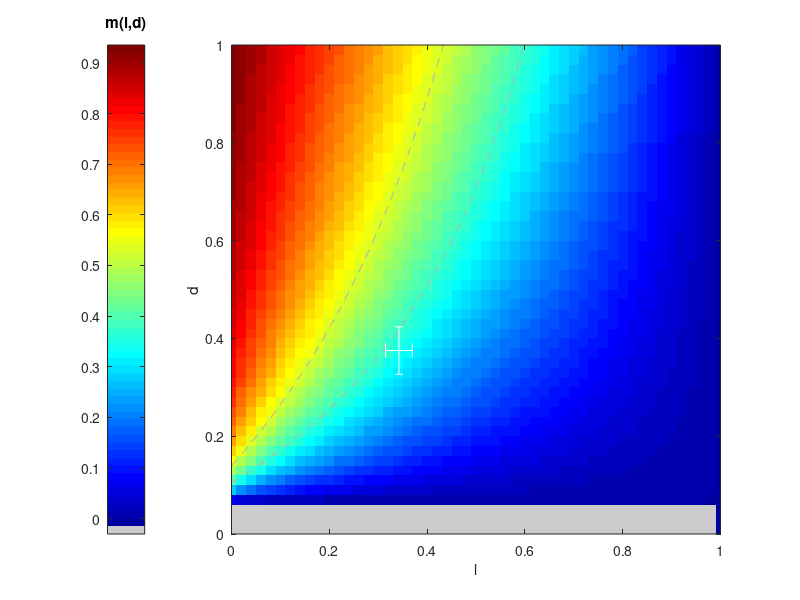

Write MATLAB code to recreate this figure.
%2017-05-22, EL: modified for simulations with wD/wL = 0.94 (as in data)
%2017-03-29, EL: generate Fig. 4-figSup3
%dependencies: export_fig.m from FileExchange for figure export

TOEXP = 0; %export figure? (1=yes)
OMR = 0.93457;
%% compute m = d*(1-L)/(l+d*(1-L)) as a heatmap
Lrange = [0.0:0.02:1.0];
Drange = [0.01:0.02:1.01];
[Lslope, Dslope] = meshgrid(Lrange, Drange);
%Mslope = Dslope.*(1-Lslope)./(Lslope+Dslope.*(1-Lslope));
mslopefun = (@(L,D,OMR) (1- (-(1-L).*OMR./(D+L-L.*D)) - (1./(D+L-L.*D))));
Mslope = mslopefun(Lslope,Dslope,OMR);
Mslope(isinf(Mslope)) = nan;
Mslope(abs(Mslope) > 2) = nan;

%toss values less than 0 (set a certain threshold)
negLim = -0.00001;
Mslope(Mslope < negLim) = nan;

minM = min(min(Mslope));
maxM = max(max(Mslope));

Mslope(isnan(Mslope)) = min(min(Mslope))-0.03;

Ltick = Lrange(1):0.2:1; %Lrange(end);
Dtick = 0:0.2:1; %Drange(end);
%Dtick = Drange(1):0.2:Drange(end);

%slopefun
%mslopefun = (@(D,L) D*(1-L)/(L+D*(1-L)));
%mslopefun = (@(L,D,OMR) (1- (-(1-L)*OMR/(D+L-L*D)) - (1/(D+L-L*D))));

%isoclines for m = 0.4, 0.6
%dfun = (@(m,L) m.*L./((m-1).*(L-1.0)));
dfun = (@(m,L,OMR) (-OMR./(1.0-m)) - (1.0./((L-1.0).*(1.0-m))) + L./(L-1.0));
lgrid = 0:0.02:0.98;
d_lo = dfun(0.4,lgrid,OMR);
d_hi = dfun(0.6,lgrid,OMR);
d_vivo = dfun(0.53,lgrid,OMR);    %Fig. 2C in vivo curve
d_vitro = dfun(0.3762,lgrid,OMR); %Fig. 2C. avg. of fluor. m slopes

%box for our best guesses for l and d
% recall from step fun analysis
% from bootstrapping m along with l and d, for two values of OMR = wD/wL
%
% fitting over wide region of L and D
% -----------------------------------
% average boostrap estimate for all datasets
% boot lslope = 0.34244 +/- 0.027396
% boot dslope = 0.37518 +/- 0.048563
% boot mslope = 0.34451 +/- 0.042843, for OMR=0.93457

%indicate limits of crosshair (see printout of experimental_l_and_d_funs.m
%above)
nw = 'wide_fit_';
l_lims = 0.34244  + 0.027396*[-1 1];
d_lims = 0.37518 + 0.048563 *[-1 1];

%% plot figure
fM_LandD = figure();
colormap(jet);
imagesc(Lrange,Drange,Mslope);
hold on;

plot(lgrid,d_vivo,'linestyle','--','color',[0.7 0.7 0.7]);
hold on;
plot(lgrid,d_vitro,'linestyle','--','color',[0.7 0.7 0.7]);

%% plot crosshair

%horiz.
chCol = 'w';
plot(l_lims, [1 1]*mean(d_lims),'-','color',chCol);
plot(mean(l_lims)+diff(l_lims)*0.15*[1 -1], ...
    [1 1]*(d_lims(1)),'-','color',chCol);
plot(mean(l_lims)+diff(l_lims)*0.15*[1 -1], ...
    [1 1]*(d_lims(2)),'-','color',chCol);

%vert
plot([1 1]*mean(l_lims), d_lims,'-','color',chCol);
plot([1 1]*(l_lims(1)), ...
    mean(d_lims)+diff(d_lims)*0.15*[1 -1], '-','color',chCol);
plot([1 1]*(l_lims(2)), ...
    mean(d_lims)+diff(d_lims)*0.15*[1 -1], '-','color',chCol);

 
ax(1)=gca;
set(gca,'xtick',Ltick,'ytick',Dtick,'xlim',[0 1], 'ylim',[0 1]);
set(gca,'ydir','normal');
axis('square');
xlabel('l');
ylabel('d');
grid off;
%box off;

colordata = colormap;
for i=1:1
    colordata(i,:) = [0.8 0.8 0.8];
end
colormap(colordata);

cbar=colorbar('location','westoutside');
hold on;
%plot(cbar,[0 1],0.5*[0 1],'w');
%set(cbar,'ylim',[0.0 1]);
set(cbar,'ytick',floor(10*[min(min(Mslope)):0.1:max(max(Mslope+0.2))])/10);
title(cbar,'m(l,d)');
grid off;

set(fM_LandD,'units','inches','position',[0 0 6 4]);

if TOEXP==1
    export_fig([getDate('yyyy-mm-dd') '_mSlopeHeatMap_' nw ...
        getDate('HH.MM.SS') '.pdf'],...
        '-cmyk','-painters',fM_LandD);
end